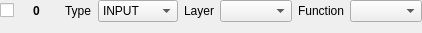
<?xml version="1.0" encoding="UTF-8"?>
<ui version="4.0">
 <class>NeatNode</class>
 <widget class="QWidget" name="NeatNode">
  <property name="geometry">
   <rect>
    <x>0</x>
    <y>0</y>
    <width>422</width>
    <height>33</height>
   </rect>
  </property>
  <property name="windowTitle">
   <string>Form</string>
  </property>
  <layout class="QGridLayout" name="gridLayout">
   <property name="leftMargin">
    <number>0</number>
   </property>
   <property name="topMargin">
    <number>0</number>
   </property>
   <property name="rightMargin">
    <number>0</number>
   </property>
   <item row="0" column="0">
    <layout class="QHBoxLayout" name="horizontalLayout">
     <item>
      <widget class="QCheckBox" name="NodeCheckBox">
       <property name="text">
        <string/>
       </property>
      </widget>
     </item>
     <item>
      <widget class="QLabel" name="NodeLabel">
       <property name="font">
        <font>
         <weight>75</weight>
         <italic>false</italic>
         <bold>true</bold>
        </font>
       </property>
       <property name="text">
        <string>0</string>
       </property>
      </widget>
     </item>
     <item>
      <widget class="QLabel" name="label_3">
       <property name="text">
        <string>Type</string>
       </property>
      </widget>
     </item>
     <item>
      <widget class="QComboBox" name="NodeTypeComboBox">
       <property name="currentText">
        <string>INPUT</string>
       </property>
       <item>
        <property name="text">
         <string>INPUT</string>
        </property>
       </item>
       <item>
        <property name="text">
         <string>HIDDEN</string>
        </property>
       </item>
       <item>
        <property name="text">
         <string>OUTPUT</string>
        </property>
       </item>
      </widget>
     </item>
     <item>
      <widget class="QLabel" name="label_2">
       <property name="text">
        <string>Layer</string>
       </property>
      </widget>
     </item>
     <item>
      <widget class="QComboBox" name="NodeLayerComboBox"/>
     </item>
     <item>
      <widget class="QLabel" name="label">
       <property name="text">
        <string>Function</string>
       </property>
      </widget>
     </item>
     <item>
      <widget class="QComboBox" name="NodeFunctionComboBox"/>
     </item>
    </layout>
   </item>
  </layout>
 </widget>
 <resources/>
 <connections/>
</ui>
